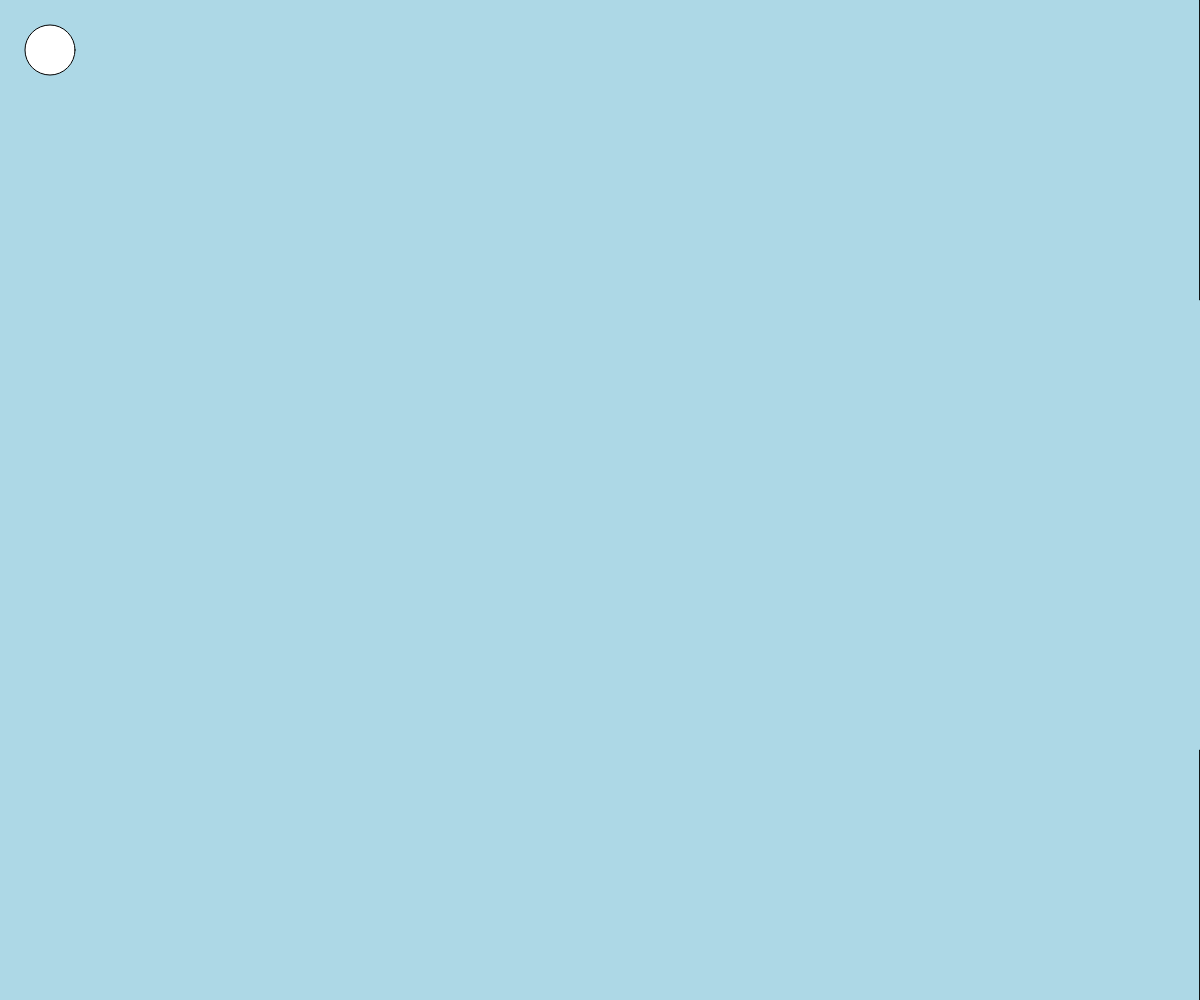
Frame 1 (no input)
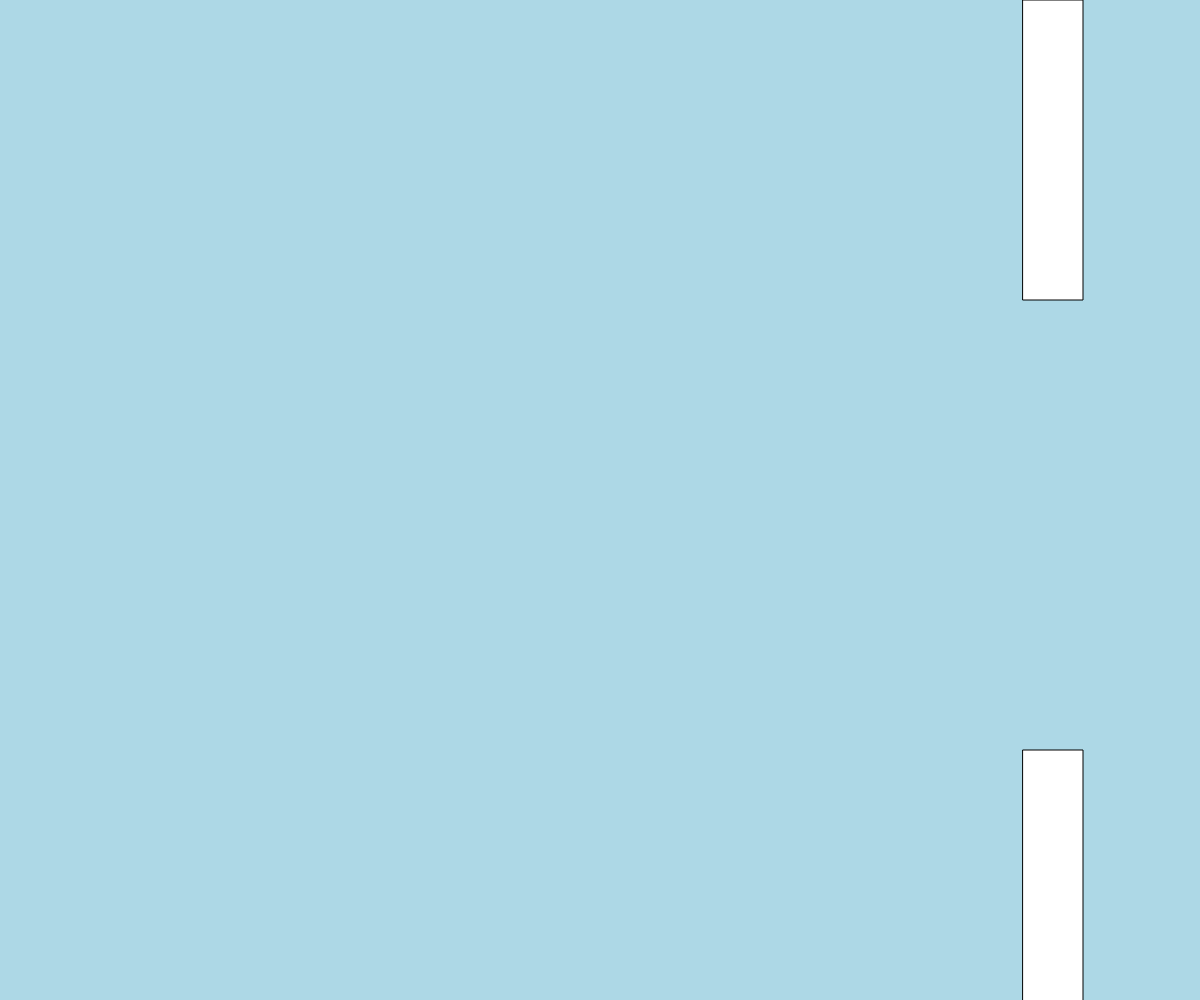
Frame 60 (no input)
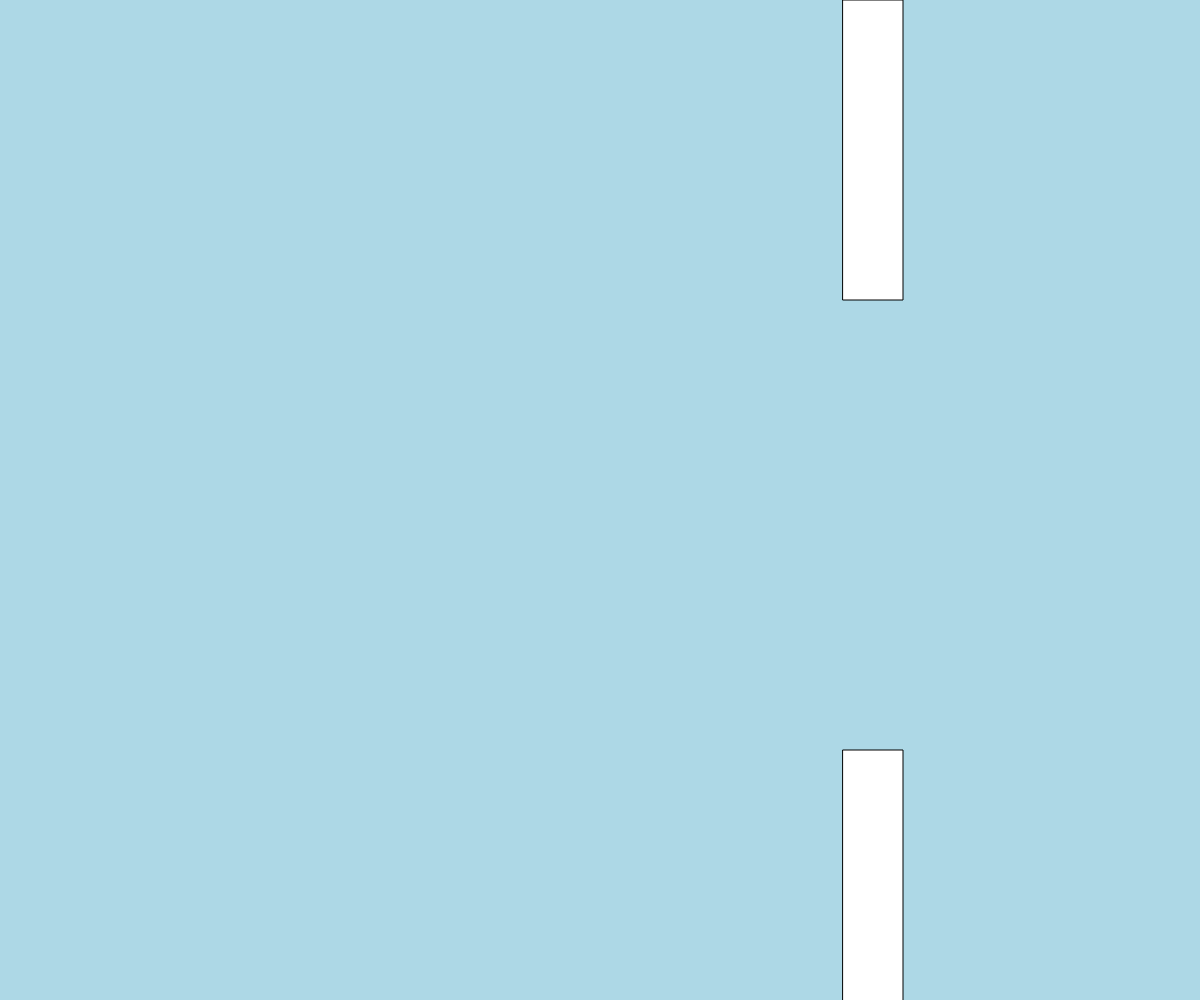
Frame 120 (the mouse pressed at the canvas centre since frame 60)

The p5.js sketch that drew these frames (run headless with seeded random() and noise() and a simulated clock; from frame 60 on, the mouse is pressed at the canvas centre):

// p5.js sketch
// ── sketch.js
let xPos = 50;
let yPos = 50;
let yFart = 1;
let xHinder = innerWidth;
let hinderh = 300;
let hinderB = 60;


function preload(){
  // put preload code here
}

function setup() {
  // put setup code here
  createCanvas(innerWidth,innerHeight)
}

function draw() {
  // put drawing code here
  background("lightblue");
  ellipse(xPos,yPos,50,50);
  rect(xHinder, 0,hinderB,hinderh)
  rect(xHinder, innerHeight-250,hinderB,hinderh)
  yPos = yPos + yFart;
  yFart= yFart + 1;

  xHinder= xHinder - 3;

  if(xHinder<0){
    xHinder=innerWidth;
}
  if(xPos>xHinder && xPos < xHinder + hinderB && yPos <hinderh){
    alert("Du er død!")
  }

  if(xPos>xHinder && xPos < xHinder + hinderB && yPos >innerHeight-hinderH){
    alert("Du er død!")
  }

}
window.onkeydown = hopp;

function hopp(){
  yFart = -10;
}
